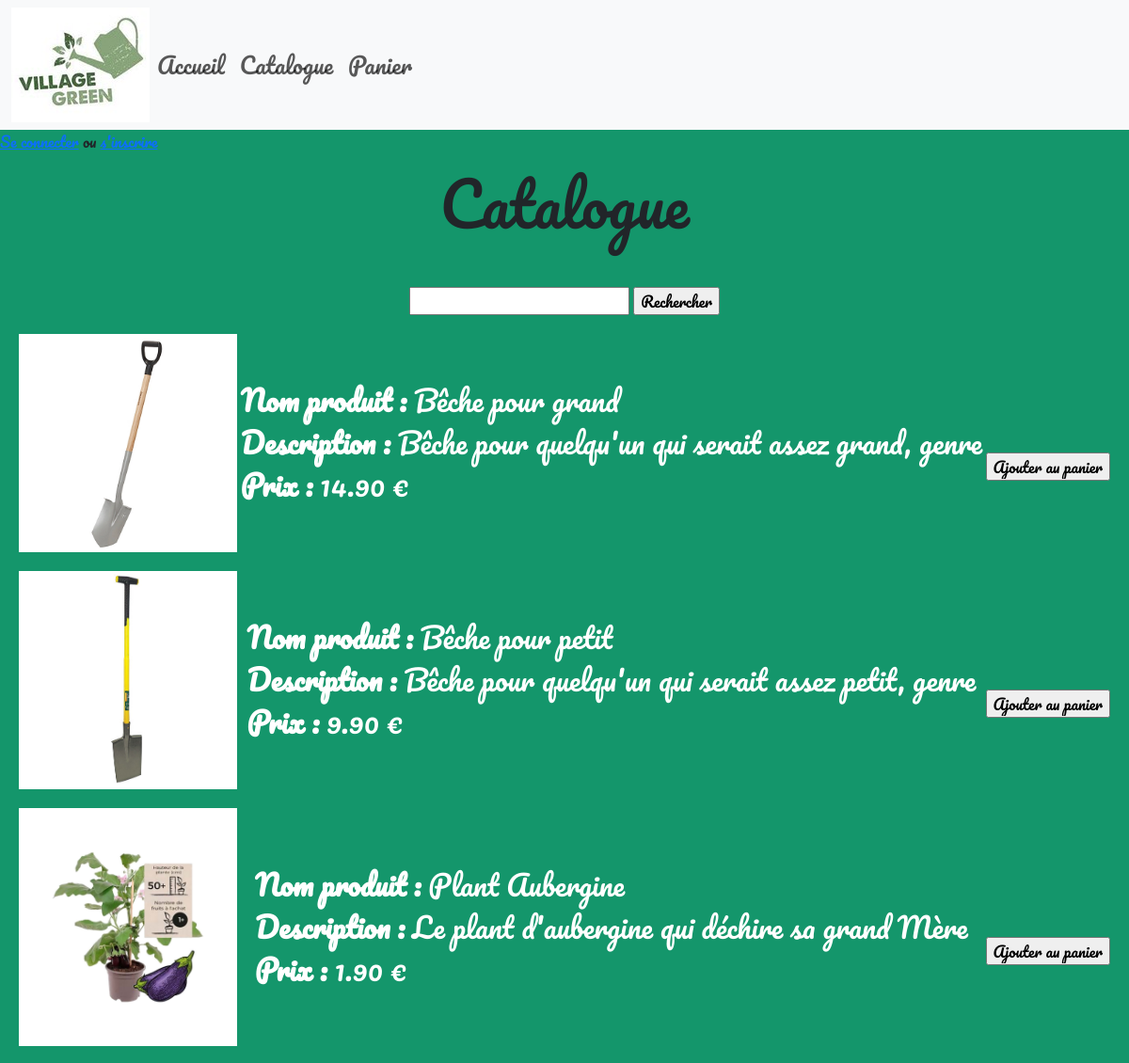
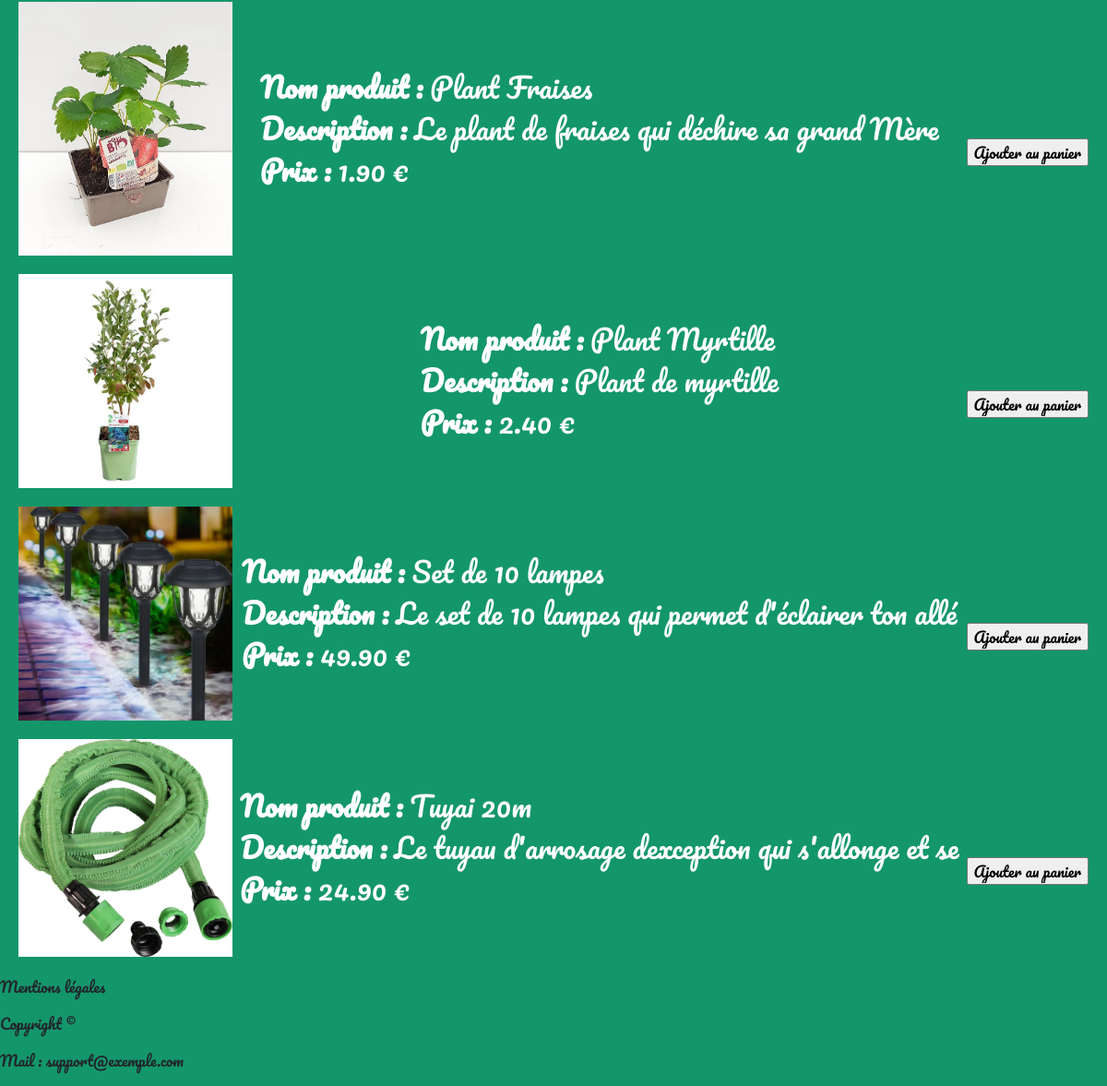
The page /perso/catalogue.php on the database its author committed (2 pictures, top to bottom).
### tables this page shows
CREATE TABLE `t_d_produit` (
  `Id_Produit` int(11) NOT NULL,
  `Taux_TVA` decimal(15,2) NOT NULL,
  `Nom_Long` varchar(250) NOT NULL,
  `Nom_court` varchar(50) NOT NULL,
  `Ref_fournisseur` varchar(250) NOT NULL,
  `Photo` varchar(250) DEFAULT NULL,
  `Prix_Achat` decimal(15,2) NOT NULL,
  `Id_Fournisseur` int(11) NOT NULL,
  `Id_Categorie` int(11) NOT NULL
);

### perso/dao.php (called while the page is built, shortened)
<?php
class dao
{
    private $db_host;
    private $db_name;
    private $db_user;
    private $db_password;
    public function __construct($_dbhost, $_dbname)
    {
        $this->db_host = $_dbhost;
        $this->db_name = $_dbname;
        if ($this->db_name == "greengarden") {
            $this->db_user = 'root';
            $this->db_password = '';
        }
        else {
            $this->db_user = 'root';
            $this->db_password = '';
        }
    }
    public function connect()
    {
        $dsn = "mysql:host={$this->db_host};dbname={$this->db_name};charset=utf8mb4";
        $options = [
            PDO::ATTR_ERRMODE => PDO::ERRMODE_EXCEPTION,
            PDO::ATTR_DEFAULT_FETCH_MODE => PDO::FETCH_ASSOC,
            PDO::ATTR_EMULATE_PREPARES => false,
        ];
        return new PDO($dsn, $this->db_user, $this->db_password, $options);
    }
    public function select($table, $where = '', $params = array(), $order_by = '', $limit = '')
    {
        $sql = "SELECT * FROM $table";
        if (!empty($order_by)) {
            $sql .= " ORDER BY $order_by";
        }
        $stmt = $this->connect()->prepare($sql);
        $stmt->execute($params);
        return $stmt->fetchAll(PDO::FETCH_ASSOC);
    }
}

### perso/produit.php (called while the page is built, shortened)
<?php
require_once 'dao.php';
class Produit
{
    private $dao;
    public function __construct()
    {
        $this->dao = new dao("localhost","greengarden");
    }
    public function getAllProduits()
    {
       $params=array();
        return $this->dao->select("t_d_produit","",$params,"Nom_court");
    }
}

### perso/catalogue.php (the view, shortened to what this page needs)
<!DOCTYPE html>
<html lang="fr">
<head>
    <?php include 'header.php'; ?>
    <?php require 'produit.php'; ?>
    <h1 class="Titre">Catalogue</h1>
    <div>
        <form method="post" action="">
            <input id="search_term" class="styleSearch" type="text" name="search_term">
            <input class="styleBtnSearch" type="submit" name="search" value="Rechercher">
        </form>
    </div>
    <?php
    if (isset($_POST['search'])) {
        $search_term = $_POST['search_term'];
        $sql = "select * from t_d_produit WHERE nom_court like :search or nom_Long like :search";
        $p = new Produit();
        $produit = $p->getProductsByName( '%' . $search_term . '%');
        if (count($produit) > 0) {
            echo "<p>Résultats de la recherche pour : " . $search_term . "</p>";
            foreach ($produit as $row) {
                echo "<a class='CardProduit' target='_blank' href='consult_produit.php?id={$row['Id_Produit']}'>";
                echo "<img class='ImgProduit' src='img/{$row['Photo']}'>";
                echo "<div class='TextProduit'>";
                echo "<div class='card-body'><strong>Nom produit : </strong>" . $row['Nom_court'] . "</div>";
                echo "<div class='card-body'><strong>Description : </strong>{$row['Nom_Long']}</div>";
                echo "<div class='card-body'><strong>Prix : </strong>{$row['Prix_Achat']} €</div>";
                echo "</div>";
                echo "<form method='POST' action='ajout_panier.php'>
                <input type='hidden' name='id' value=' {$row['Id_Produit']}'>
                <input class='styleBtnAjoutPanier' type='submit' value='Ajouter au panier'>
                </form>";
                echo "</a>";
            }
        }
    } else {
        $p = new Produit();
        $produit = $p->getAllProduits();
        foreach ($produit as $row) {
            echo "<a class='CardProduit' target='_blank' href='consult_produit.php?id={$row['Id_Produit']}'>";
            echo "<img class='ImgProduit' src='img/{$row['Photo']}'>";
            echo "<div class='TextProduit'>";
            echo "<div class='card-body'><strong>Nom produit : </strong>" . $row['Nom_court'] . "</div>";
            echo "<div class='card-body'><strong>Description : </strong>{$row['Nom_Long']}</div>";
            echo "<div class='card-body'><strong>Prix : </strong>{$row['Prix_Achat']} €</div>";
            echo "</div>";
            echo "<form method='POST' action='ajout_panier.php'>
                <input type='hidden' name='id' value=' {$row['Id_Produit']}'>
                <input class='styleBtnAjoutPanier' type='submit' value='Ajouter au panier'>
                </form>";
            echo "</a>";
        }
    }
    ?>
    <?php include 'footer.php'; ?>

### perso/style/style.css (style rules this page uses)
body { background-color: rgb(20, 150, 107); font-family: 'Pacifico', cursive; }
.ImgProduit { width: 20%; }
form { text-align:center; margin-top: 50px; }
h1 { text-align: center; font-size: 4em; }
.CardProduit { margin: 20px; padding: 0; display: flex; flex-flow: row wrap; justify-content: space-between; align-items: center; text-decoration: none; }
.TextProduit { color:white; font-size: 30px; }

### rows shown on the page
t_d_produit: Photo (picture), Nom_court "Bêche pour grand", Nom_Long "Bêche pour quelqu'un qui serait assez grand, genre", Prix_Achat "14.90"
t_d_produit: Photo (picture), Nom_court "Bêche pour petit", Nom_Long "Bêche pour quelqu'un qui serait assez petit, genre", Prix_Achat "9.90"
t_d_produit: Photo (picture), Nom_court "Plant Aubergine", Nom_Long "Le plant d'aubergine qui déchire sa grand Mère", Prix_Achat "1.90"
t_d_produit: Photo (picture), Nom_court "Plant Fraises", Nom_Long "Le plant de fraises qui déchire sa grand Mère", Prix_Achat "1.90"
t_d_produit: Photo (picture), Nom_court "Plant Myrtille", Nom_Long "Plant de myrtille", Prix_Achat "2.40"
t_d_produit: Photo (picture), Nom_court "Set de 10 lampes", Nom_Long "Le set de 10 lampes qui permet d'éclairer ton allé", Prix_Achat "49.90"
t_d_produit: Photo (picture), Nom_court "Tuyai 20m", Nom_Long "Le tuyau d'arrosage dexception qui s'allonge et se", Prix_Achat "24.90"
